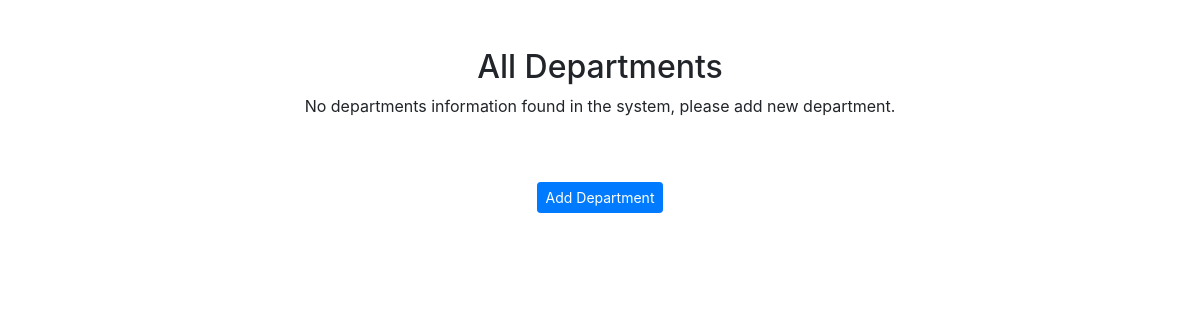
The app's page /departments/, older data.
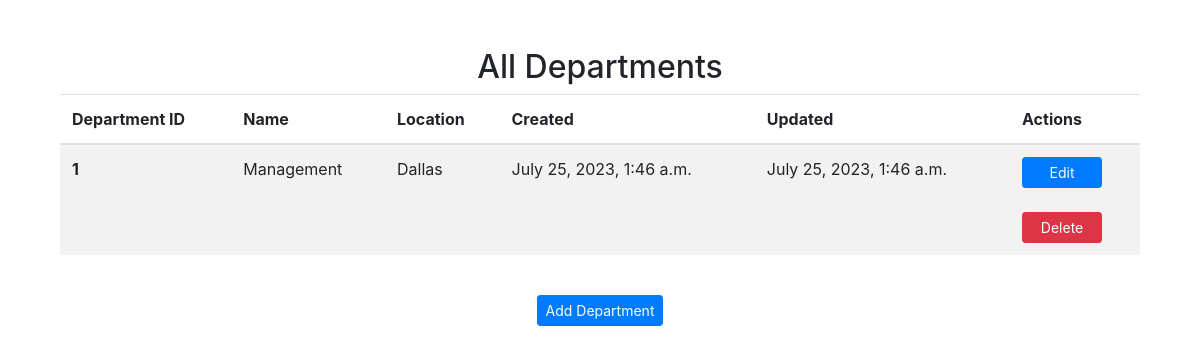
The same page, newer data.
### management/models.py (models this page shows, shortened)
class Department(models.Model):
    department_id = models.AutoField(primary_key=True)
    name = models.CharField(max_length=256)
    location = models.CharField(max_length=100)
    created = models.DateTimeField(auto_now_add=True)
    updated = models.DateTimeField(auto_now_add=True)

### management/views.py (the view)
# urls.py: path('departments/',views.get_all_departments,name='departments'),
def get_all_departments(request):
    departments = Department.objects.all()
    return render(request, 'departments.html', {'departments': departments})

### management/templates/departments.html (shortened to what this page needs)
{% extends 'base.html' %}
{% block content %}
  <div class="container mt-5">
    <h2 class="text-center">All Departments</h2>
    {% if departments %}
    <table class="table table-striped">
      <thead>
        <tr>
          <th scope="col">Department ID</th>
          <th scope="col">Name</th>
          <th scope="col">Location</th>
          <th scope="col">Created</th>
          <th scope="col">Updated</th>
          <th scope="col">Actions</th>
        </tr>
      </thead>
      <tbody>
        {% for d in departments %}
        <tr>
          <th scope="row">{{ d.department_id }}</th>
          <td>{{ d.name }}</td>
          <td>{{ d.location }}</td>
          <td>{{d.created }}</td>
          <td>{{ d.updated }}</td>
          <td>
            <a href="/department/edit/{{d.pk}}" class="btn btn-primary btn-sm" style="width:80px;">Edit</a>
            <br><br>
            <a href="/department/delete/{{d.pk}}" class="btn btn-danger btn-sm" style="width:80px;">Delete</a>
          </td>
        </tr>
        {% endfor %}
      </tbody>
    </table>
    <br>
    <center>
      <a href="/department/add" class="btn btn-primary btn-sm">Add Department</a>
    </center>
    {% else %}
      <p class="text-center">
        No departments information found in the system, please add new department.
      </p>
    <br><br>
    <center>
      <a href="/department/add" class="btn btn-primary btn-sm">Add Department</a>
    </center>
    {% endif %}
  </div>
{% endblock %}

Row changes from the older to the newer data that the page shows:
added Department: department_id "1", name "Management", location "Dallas", created "July 25, 2023, 1:46 a.m.", updated "July 25, 2023, 1:46 a.m."
Text that changed along with them:
text no longer shown: "No departments information found in the system, please add new department."
text now shown: "Department ID Name Location Created Updated Actions"
